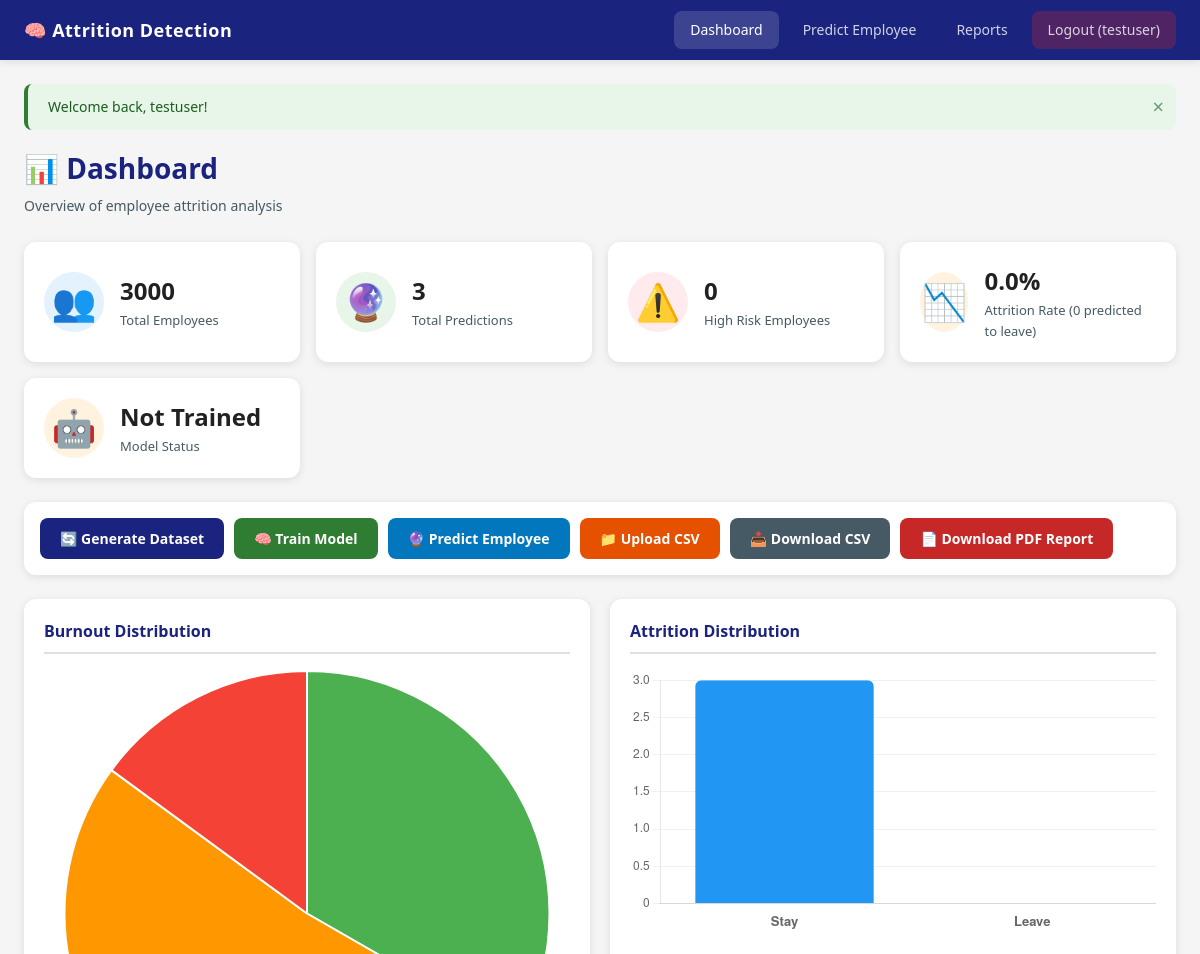
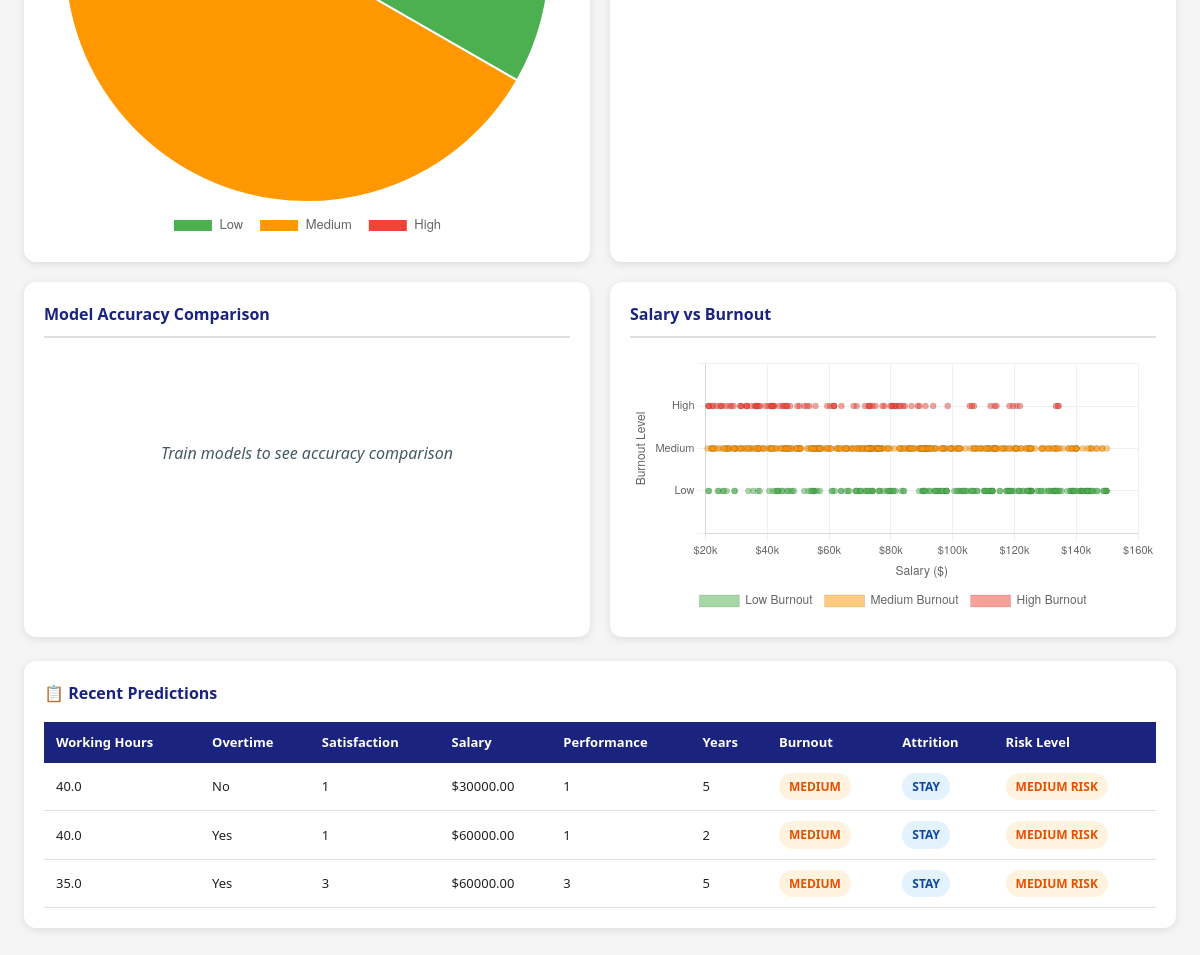
/dashboard (signed in), run on an earlier commit of the app's database (2 pictures, top to bottom).
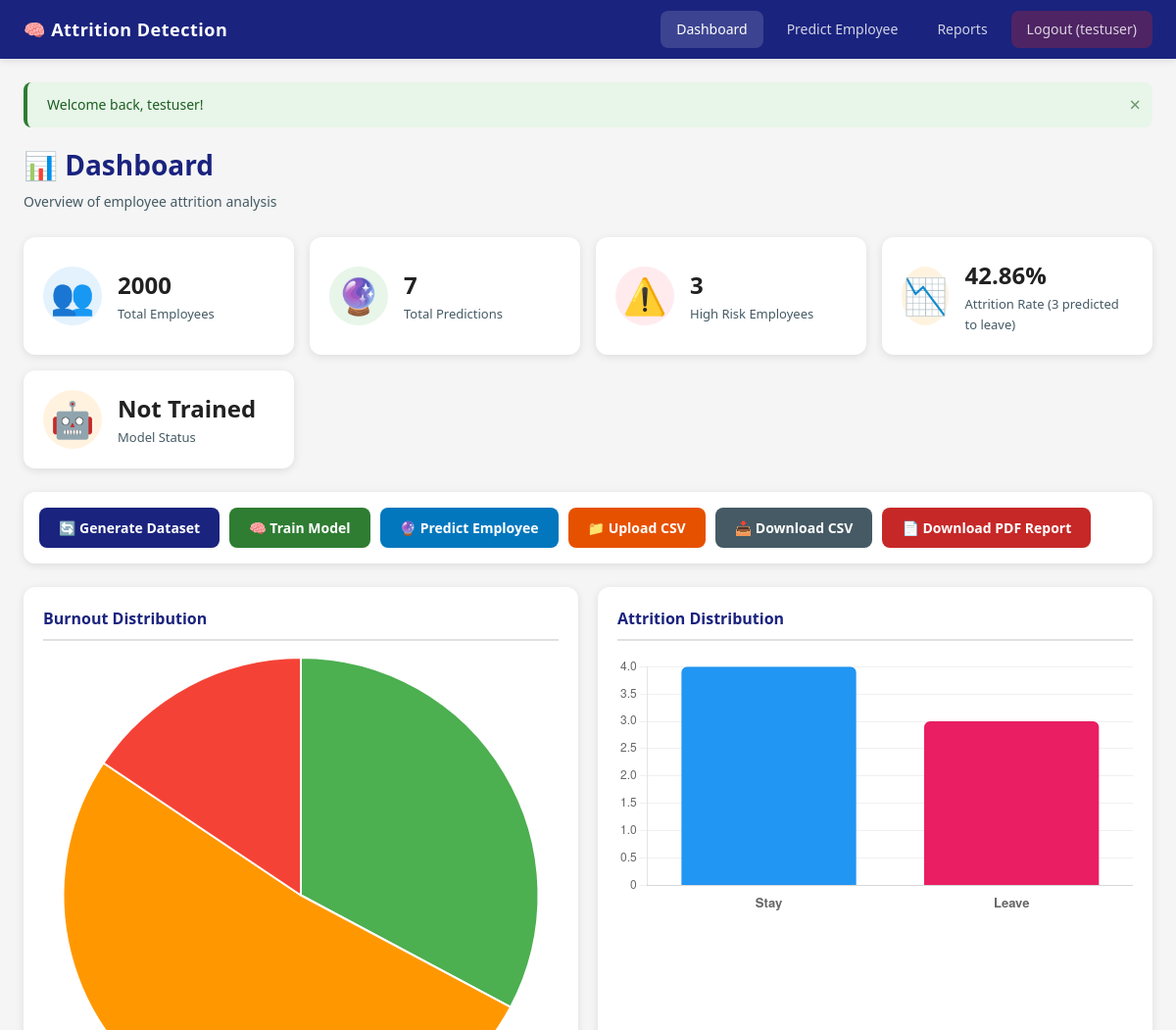
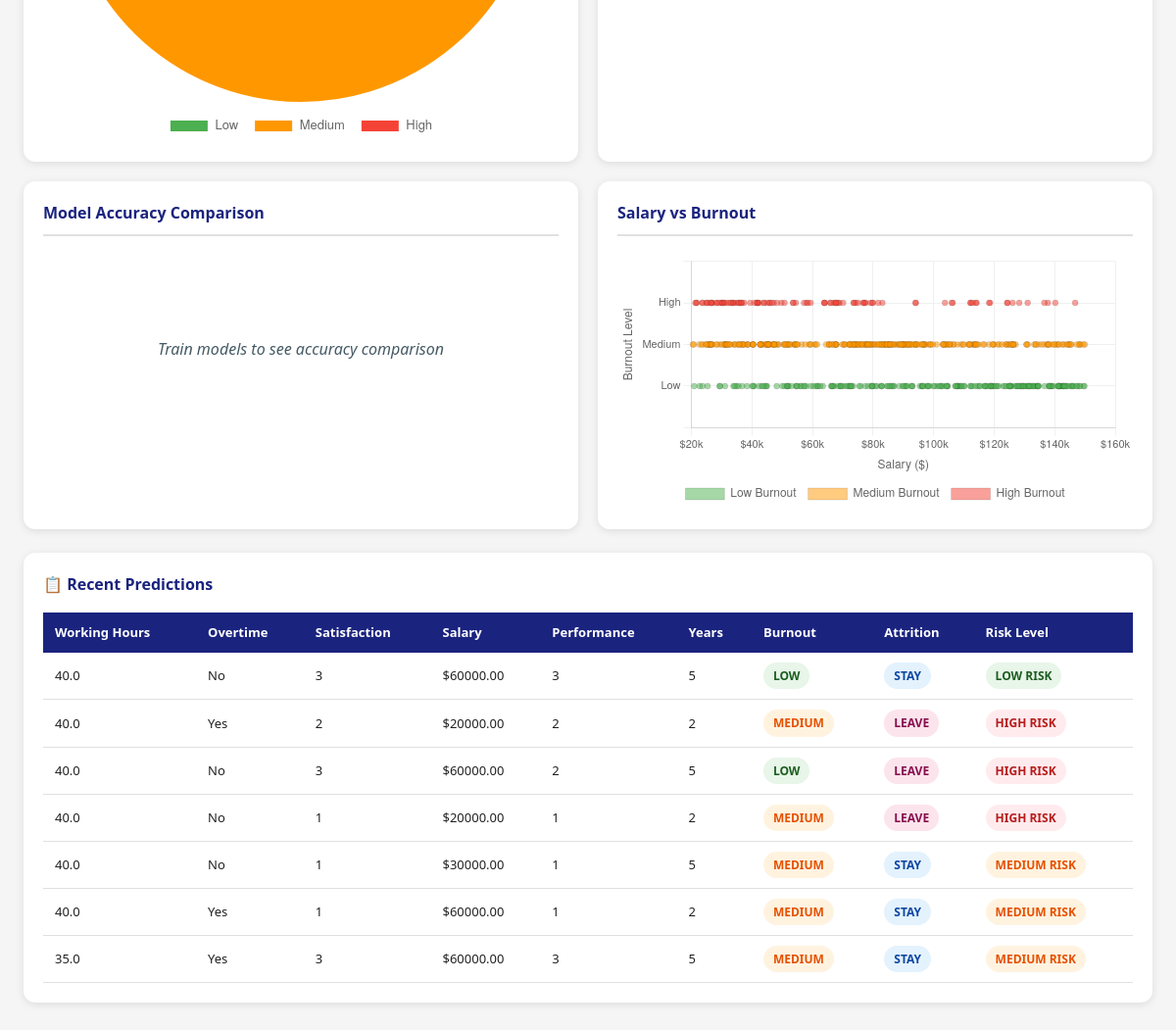
And on a later commit of the database (2 pictures, top to bottom).
### app/models.py (models this page shows)
class Prediction(Base):
    __tablename__ = "predictions"
    id = Column(Integer, primary_key=True, index=True, autoincrement=True)
    working_hours = Column(Float, nullable=False)
    overtime = Column(String, nullable=False)
    job_satisfaction = Column(Integer, nullable=False)
    salary = Column(Float, nullable=False)
    performance_rating = Column(Integer, nullable=False)
    years_at_company = Column(Integer, nullable=False)
    predicted_burnout = Column(String, nullable=False)    # Low, Medium, High
    predicted_attrition = Column(String, nullable=False)  # Stay, Leave
    risk_level = Column(String, nullable=False)           # Low, Medium, High
    created_at = Column(DateTime, server_default=func.now())

### app/main.py (the view)
@app.get("/dashboard", response_class=HTMLResponse)
async def dashboard(request: Request, db: Session = Depends(get_db)):
    redirect = require_login(request)
    if redirect:
        return redirect
    total_employees = db.query(EmployeeData).count()
    total_predictions = db.query(Prediction).count()
    employees = db.query(EmployeeData).all()
    burnout_counts = {"Low": 0, "Medium": 0, "High": 0}
    dataset_attrition_counts = {"Stay": 0, "Leave": 0}
    salary_burnout_data = []
    for emp in employees:
        if emp.burnout_level in burnout_counts:
            burnout_counts[emp.burnout_level] += 1
        if emp.attrition_status in dataset_attrition_counts:
            dataset_attrition_counts[emp.attrition_status] += 1
        salary_burnout_data.append({
            "salary": emp.salary,
            "burnout": emp.burnout_level,
        })
    all_predictions = db.query(Prediction).all()
    predicted_leave_count = sum(1 for p in all_predictions if p.predicted_attrition == "Leave")
    predicted_stay_count = sum(1 for p in all_predictions if p.predicted_attrition == "Stay")
    high_risk_count = sum(1 for p in all_predictions if p.risk_level == "High Risk")
    if total_predictions > 0:
        attrition_counts = {
            "Stay": predicted_stay_count,
            "Leave": predicted_leave_count,
        }
        attrition_rate = round((predicted_leave_count / total_predictions) * 100, 2)
    else:
        attrition_counts = dataset_attrition_counts
        total_dataset = dataset_attrition_counts["Stay"] + dataset_attrition_counts["Leave"]
        attrition_rate = round((dataset_attrition_counts["Leave"] / total_dataset) * 100, 2) if total_dataset > 0 else 0.0
    logger.info("=== Dashboard Attrition Stats ===")
    logger.info(f"Total employees in dataset: {total_employees}")
    logger.info(f"Total predictions made: {total_predictions}")
    logger.info(f"Predicted to Leave: {predicted_leave_count}")
    logger.info(f"Predicted to Stay: {predicted_stay_count}")
    logger.info(f"Attrition Rate: {attrition_rate}%")
    logger.info(f"High Risk count: {high_risk_count}")
    logger.info(f"Dataset attrition (labels) - Stay: {dataset_attrition_counts['Stay']}, Leave: {dataset_attrition_counts['Leave']}")
    predictions = db.query(Prediction).order_by(Prediction.created_at.desc()).limit(20).all()
    metrics = load_training_metrics()
    model_trained = models_exist()
    context = get_context(
        request, db,
        total_employees=total_employees,
        total_predictions=total_predictions,
        burnout_counts=burnout_counts,
        attrition_counts=attrition_counts,
        salary_burnout_data=salary_burnout_data,
        high_risk_count=high_risk_count,
        recent_predictions=predictions,
        metrics=metrics,
        model_trained=model_trained,
        attrition_rate=attrition_rate,
        predicted_leave_count=predicted_leave_count,
    )
    return templates.TemplateResponse("dashboard.html", context)

### templates/dashboard.html (shortened to what the changed rows need)
<!DOCTYPE html>
<html lang="en">
<head>
    <link rel="stylesheet" href="/static/css/style.css">
</head>
<body>
    <div class="main-content">
        {% if flash_messages %}
        {% for msg in flash_messages %}
        <div class="alert alert-{{ msg.category }}">
            {{ msg.message }}
            <span class="alert-close" onclick="this.parentElement.remove()">×</span>
        </div>
        {% endfor %}
        {% endif %}
        <div class="page-header">
            <h1>📊 Dashboard</h1>
            <p>Overview of employee attrition analysis</p>
        </div>
        <div class="stats-grid">
            <div class="stat-card stat-blue">
                <div class="stat-info">
                    <h3>{{ total_employees }}</h3>
                    <p>Total Employees</p>
                </div>
            </div>
            <div class="stat-card stat-green">
                <div class="stat-info">
                    <h3>{{ total_predictions }}</h3>
                    <p>Total Predictions</p>
                </div>
            </div>
            <div class="stat-card stat-red">
                <div class="stat-info">
                    <h3>{{ high_risk_count }}</h3>
                    <p>High Risk Employees</p>
                </div>
            </div>
            <div class="stat-card stat-orange">
                <div class="stat-info">
                    <h3>{{ attrition_rate }}%</h3>
                    <p>Attrition Rate ({{ predicted_leave_count }} predicted to leave)</p>
                </div>
            </div>
            <div class="stat-card stat-orange">
            </div>
        </div>
        <div class="action-bar">
            <a href="/generate-data" class="btn btn-primary" onclick="showLoading(this, 'Generating...')">
            </a>
            <a href="/train" class="btn btn-success" onclick="showLoading(this, 'Training...')">
            </a>
            <a href="/prediction" class="btn btn-info">
            </a>
            <form method="POST" action="/upload-csv" enctype="multipart/form-data" class="upload-form">
            </form>
            <a href="/export-csv" class="btn btn-secondary">
            </a>
            <a href="/report" class="btn btn-danger">
            </a>
        </div>
        {% if total_employees > 0 %}
        <div class="charts-grid">
            <div class="chart-card">
                <h3>Burnout Distribution</h3>
                <canvas id="burnoutPieChart"></canvas>
            </div>
            <div class="chart-card">
                <h3>Attrition Distribution</h3>
                <canvas id="attritionBarChart"></canvas>
            </div>
            <div class="chart-card">
                <h3>Model Accuracy Comparison</h3>
                {% if metrics %}
                <canvas id="accuracyChart"></canvas>
                {% else %}
                <div class="chart-placeholder">
                    <p>Train models to see accuracy comparison</p>
                </div>
                {% endif %}
            </div>
            <div class="chart-card">
                <h3>Salary vs Burnout</h3>
                <canvas id="salaryBurnoutChart"></canvas>
            </div>
        </div>
        {% endif %}
        {% if recent_predictions %}
        <div class="table-card">
            <h3>📋 Recent Predictions</h3>
            <div class="table-responsive">
                <table class="data-table">
                    <thead>
                        <tr>
                            <th>Working Hours</th>
                            <th>Overtime</th>
                            <th>Satisfaction</th>
                            <th>Salary</th>
                            <th>Performance</th>
                            <th>Years</th>
                            <th>Burnout</th>
                            <th>Attrition</th>
                            <th>Risk Level</th>
                        </tr>
                    </thead>
                    <tbody>
                        {% for pred in recent_predictions %}
                        <tr>
                            <td>{{ pred.working_hours }}</td>
                            <td>{{ pred.overtime }}</td>
                            <td>{{ pred.job_satisfaction }}</td>
                            <td>${{ "%.2f"|format(pred.salary) }}</td>
                            <td>{{ pred.performance_rating }}</td>
                            <td>{{ pred.years_at_company }}</td>
                            <td>
                                <span class="badge badge-{{ pred.predicted_burnout|lower }}">
                                    {{ pred.predicted_burnout }}
                                </span>
                            </td>
                            <td>
                                <span class="badge badge-{{ pred.predicted_attrition|lower }}">
                                    {{ pred.predicted_attrition }}
                                </span>
                            </td>
                            <td>
                                <span class="badge badge-risk-{{ pred.risk_level|lower|replace(' ', '-') }}">
                                    {{ pred.risk_level }}
                                </span>
                            </td>
                        </tr>
                        {% endfor %}
                    </tbody>
                </table>
            </div>
        </div>
        {% endif %}
    </div>
</body>
</html>

What changed in the data, as far as the page shows it:
added Prediction: working_hours "40.0", overtime "No", job_satisfaction "3", salary "60000.00", performance_rating "3", years_at_company "5", predicted_burnout "LOW", predicted_attrition "STAY", risk_level "LOW RISK"
added Prediction: working_hours "40.0", overtime "Yes", job_satisfaction "2", salary "20000.00", performance_rating "2", years_at_company "2", predicted_burnout "MEDIUM", predicted_attrition "LEAVE", risk_level "HIGH RISK"
added Prediction: working_hours "40.0", overtime "No", job_satisfaction "3", salary "60000.00", performance_rating "2", years_at_company "5", predicted_burnout "LOW", predicted_attrition "LEAVE", risk_level "HIGH RISK"
added Prediction: working_hours "40.0", overtime "No", job_satisfaction "1", salary "20000.00", performance_rating "1", years_at_company "2", predicted_burnout "MEDIUM", predicted_attrition "LEAVE", risk_level "HIGH RISK"
Also different on the page:
{{ total_employees }}: "3000" → "2000"
{{ total_predictions }}: "3" → "7"
{{ high_risk_count }}: "0" → "3"
{{ attrition_rate }}: "0.0" → "42.86"
{{ predicted_leave_count }}: "0" → "3"
chart data {{ burnout_counts | tojson }}: {"High": 448, "Low": 999, "Medium": 1553} → {"High": 312, "Low": 656, "Medium": 1032}
chart data {{ attrition_counts | tojson }}: {"Leave": 0, "Stay": 3} → {"Leave": 3, "Stay": 4}
